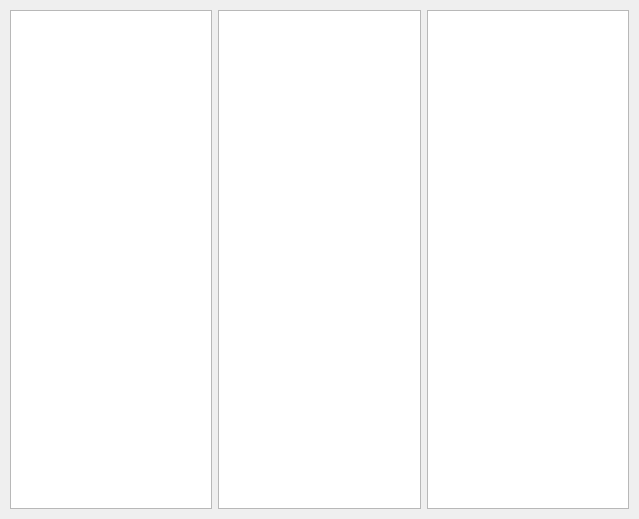
<?xml version="1.0" encoding="UTF-8"?>
<ui version="4.0">
 <class>Widget</class>
 <widget class="QWidget" name="Widget">
  <property name="geometry">
   <rect>
    <x>0</x>
    <y>0</y>
    <width>639</width>
    <height>519</height>
   </rect>
  </property>
  <property name="windowTitle">
   <string>Widget</string>
  </property>
  <layout class="QHBoxLayout" name="horizontalLayout_2">
   <property name="spacing">
    <number>10</number>
   </property>
   <property name="leftMargin">
    <number>10</number>
   </property>
   <property name="topMargin">
    <number>10</number>
   </property>
   <property name="rightMargin">
    <number>10</number>
   </property>
   <property name="bottomMargin">
    <number>10</number>
   </property>
   <item>
    <layout class="QHBoxLayout" name="horizontalLayout_3">
     <item>
      <layout class="QHBoxLayout" name="horizontalLayout">
       <item>
        <widget class="QTreeView" name="treeView"/>
       </item>
       <item>
        <widget class="QListView" name="listView"/>
       </item>
       <item>
        <layout class="QVBoxLayout" name="verticalLayout">
         <item>
          <widget class="QTableView" name="tableView"/>
         </item>
        </layout>
       </item>
      </layout>
     </item>
    </layout>
   </item>
  </layout>
 </widget>
 <layoutdefault spacing="6" margin="11"/>
 <resources/>
 <connections/>
</ui>
